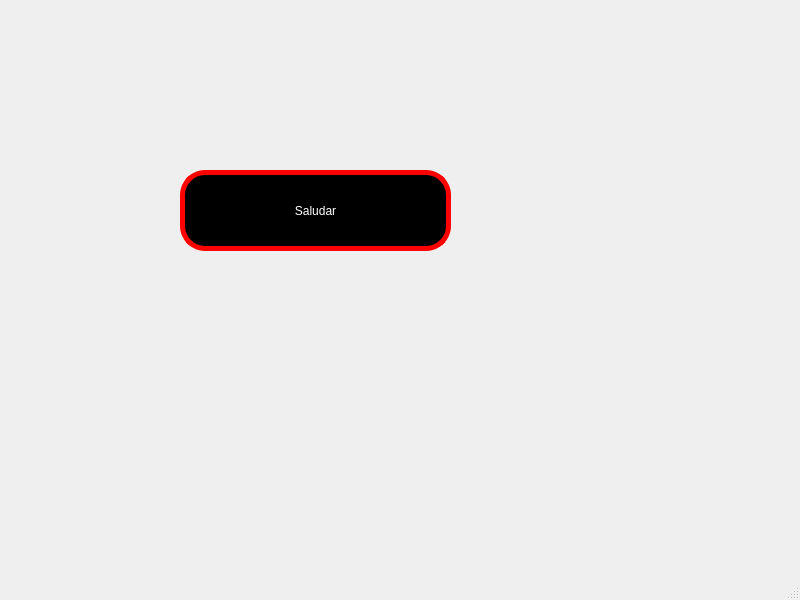
<?xml version="1.0" encoding="UTF-8"?>
<ui version="4.0">
 <class>MainWindow</class>
 <widget class="QMainWindow" name="MainWindow">
  <property name="geometry">
   <rect>
    <x>0</x>
    <y>0</y>
    <width>800</width>
    <height>600</height>
   </rect>
  </property>
  <property name="windowTitle">
   <string>MainWindow</string>
  </property>
  <widget class="QWidget" name="centralwidget">
   <widget class="QPushButton" name="btn_saludar">
    <property name="geometry">
     <rect>
      <x>180</x>
      <y>170</y>
      <width>271</width>
      <height>81</height>
     </rect>
    </property>
    <property name="styleSheet">
     <string notr="true">background-color: rgb(0,0,0);
color: rgb(255,255,255);
border-radius:25px;
border:5px solid red</string>
    </property>
    <property name="text">
     <string>Saludar</string>
    </property>
   </widget>
  </widget>
  <widget class="QMenuBar" name="menubar">
   <property name="geometry">
    <rect>
     <x>0</x>
     <y>0</y>
     <width>800</width>
     <height>21</height>
    </rect>
   </property>
  </widget>
  <widget class="QStatusBar" name="statusbar"/>
 </widget>
 <resources/>
 <connections/>
</ui>
